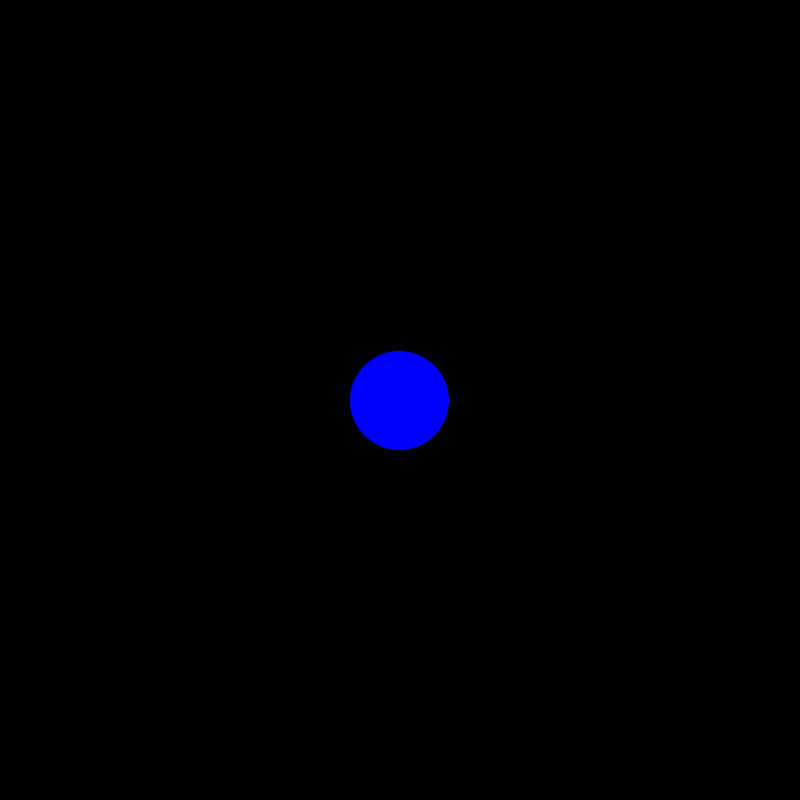
Frame 1 (no input)
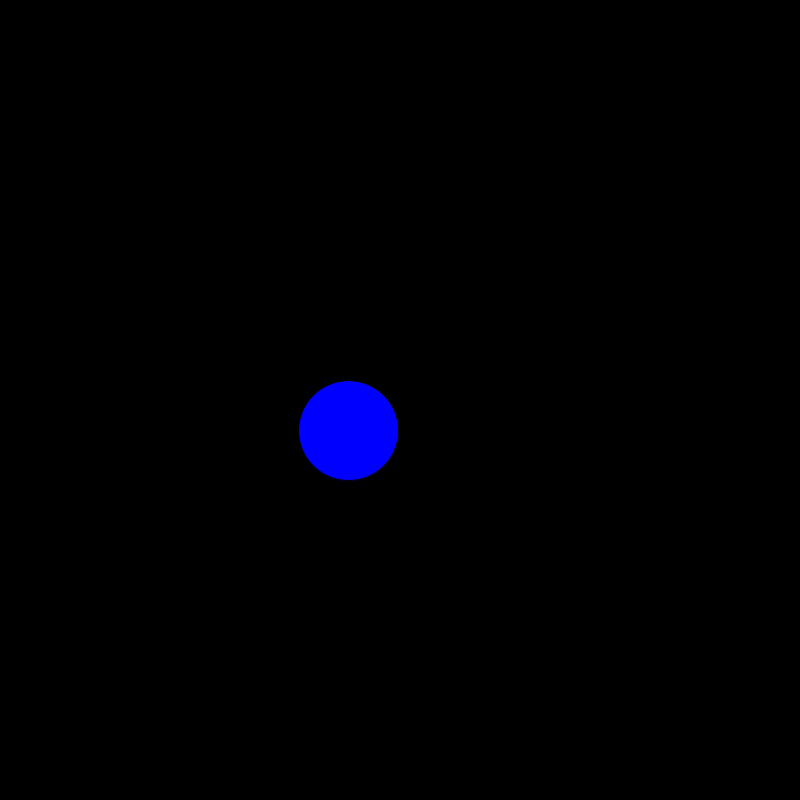
Frame 60 (the mouse pressed at the canvas centre just before this capture)
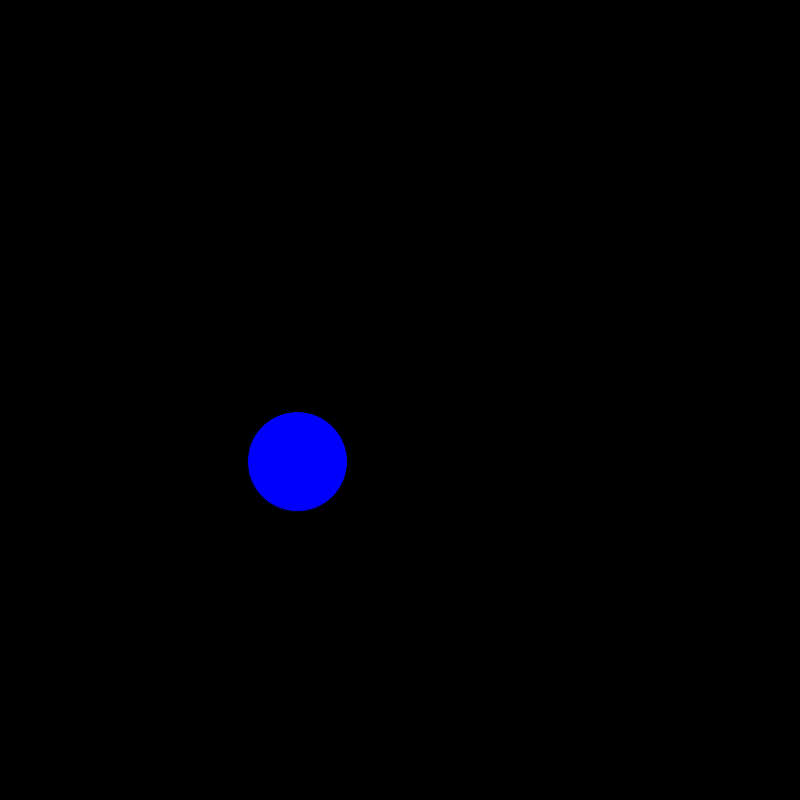
Frame 120 (the mouse held since frame 60 and released just before this capture)

The Processing sketch that drew these frames (run headless with seeded random() and noise(); from frame 60 on, the mouse is pressed at the canvas centre):

// Processing sketch: Colliding_Balls
// ── Colliding_Balls.pde
PVector loc, acc, vel;
PVector mouse;
float sz;

void setup() {
  size(800, 800);
  loc= new PVector(width/2, height/2);
  vel= PVector.random2D();
  acc= new PVector(0, 0);
  mouse= new PVector();
  sz=100;
}

void draw() {
  background(0);
  loc.add(vel);
  vel.add(acc);
  mouse.set(mouseX, mouseY);
  if (loc.dist(mouse)< sz/2) {
    fill(255, 0, 0);
    if (loc.x<mouse.x) {
      vel.x=-abs(vel.x);
    } else {
      vel.x=abs(vel.x);
    }
    if (loc.y<mouse.y) {
      vel.y=-abs(vel.y);
    } else {
      vel.y=abs(vel.y);
    }
  } else {
    fill(0, 0, 255);
  }
  ellipse(loc.x, loc.y, sz, sz);
  if (loc.x+sz/2>width || loc.x-sz/2<0) {
    vel.x*=-1;
  }
  if (loc.y+sz/2>height || loc.x-sz/2<0) {
    vel.y*=-1;
  }
}
